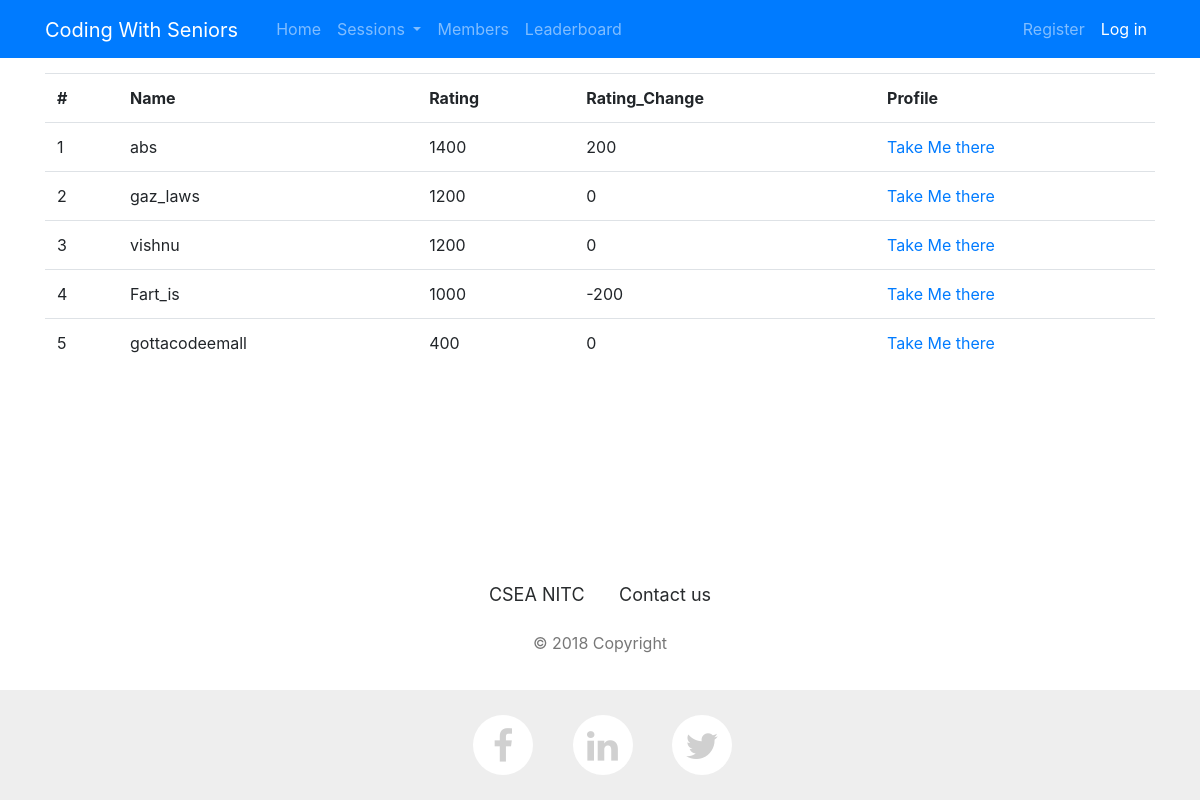
Page /leaderboard/ on the committed database.
### user_profile/models.py (models this page shows, shortened)
class UserProfile(models.Model):
    user_info= models.OneToOneField(User, on_delete=models.CASCADE)
    display_name=models.CharField(max_length=255, blank=True, null=True,unique=True)
    display_pic = models.URLField(default="https://cdn4.iconfinder.com/data/icons/ui-standard/96/People-512.png")
    reg_number=models.CharField(max_length=255, blank=True, null=True,unique=True)
    bio=models.CharField(max_length=255, blank=True, null=True)
    rating_change=models.IntegerField(default=0)
    normalized_rating=models.PositiveIntegerField(default=1200)

### leaderboard/views.py (the view)
def view_leaderboard(request: HttpRequest) -> HttpResponse:
    try:
        query=UserProfile.objects.all().order_by('-normalized_rating')
    except:
        messages.add_message(request, messages.ERROR, 'Error Contact Admin')
    return render(request,'leaderboard/all.html',locals())

### leaderboard/templates/leaderboard/all.html (shortened to what this page needs)
{% extends "layout.html" %}
{% load staticfiles %}
{% block body %}
    <div class="container">
    <div class="row">
    <table class="table table-hover test">
        <tr>
            <th>Name</th>
            <th>Rating</th>
            <th>Rating_Change</th>
            <th>Profile</th>
        </tr>
        {% for item in query  %}
        <tr>
            <td>{{ item.display_name }}</td>
            <td>{{ item.normalized_rating }}</td>
            <td>{{ item.rating_change }}</td>
            <td><a href="/members/{{item.display_name }}">Take Me there</a></td>
        </tr>
        {% endfor %}
    </table>
    </div>
    </div>
{% endblock %}

### static/cws_site/css/style.css (style rules this page uses)
html { height: 100%; }
body { display: flex; display: -webkit-flex; flex-direction: column; -webkit-flex-direction: column; height: 100%; }

### rows in the picture
UserProfile: display_name "abs", normalized_rating "1400", rating_change "200"
UserProfile: display_name "gaz_laws", normalized_rating "1200", rating_change "0"
UserProfile: display_name "vishnu", normalized_rating "1200", rating_change "0"
UserProfile: display_name "Fart_is", normalized_rating "1000", rating_change "-200"
UserProfile: display_name "gottacodeemall", normalized_rating "400", rating_change "0"
